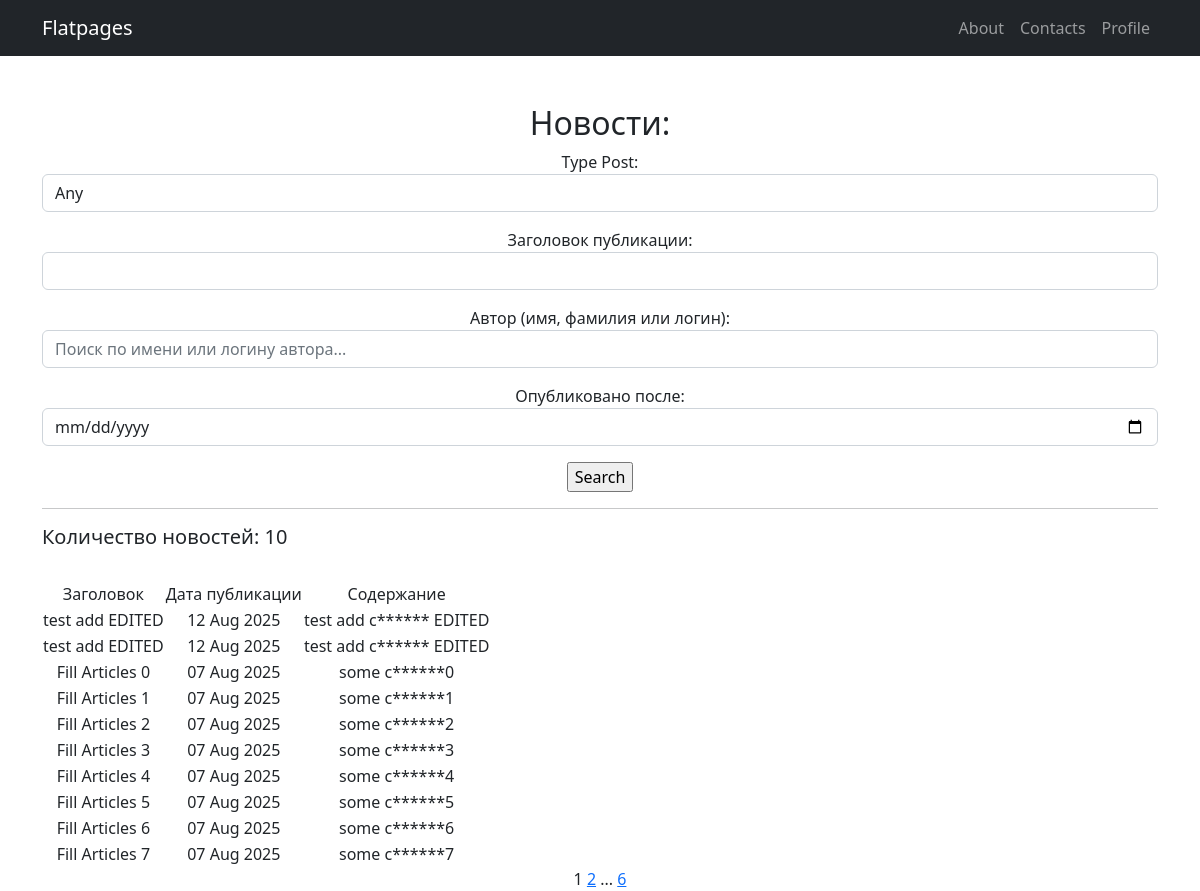
The page /news/search/ on the database as committed earlier.
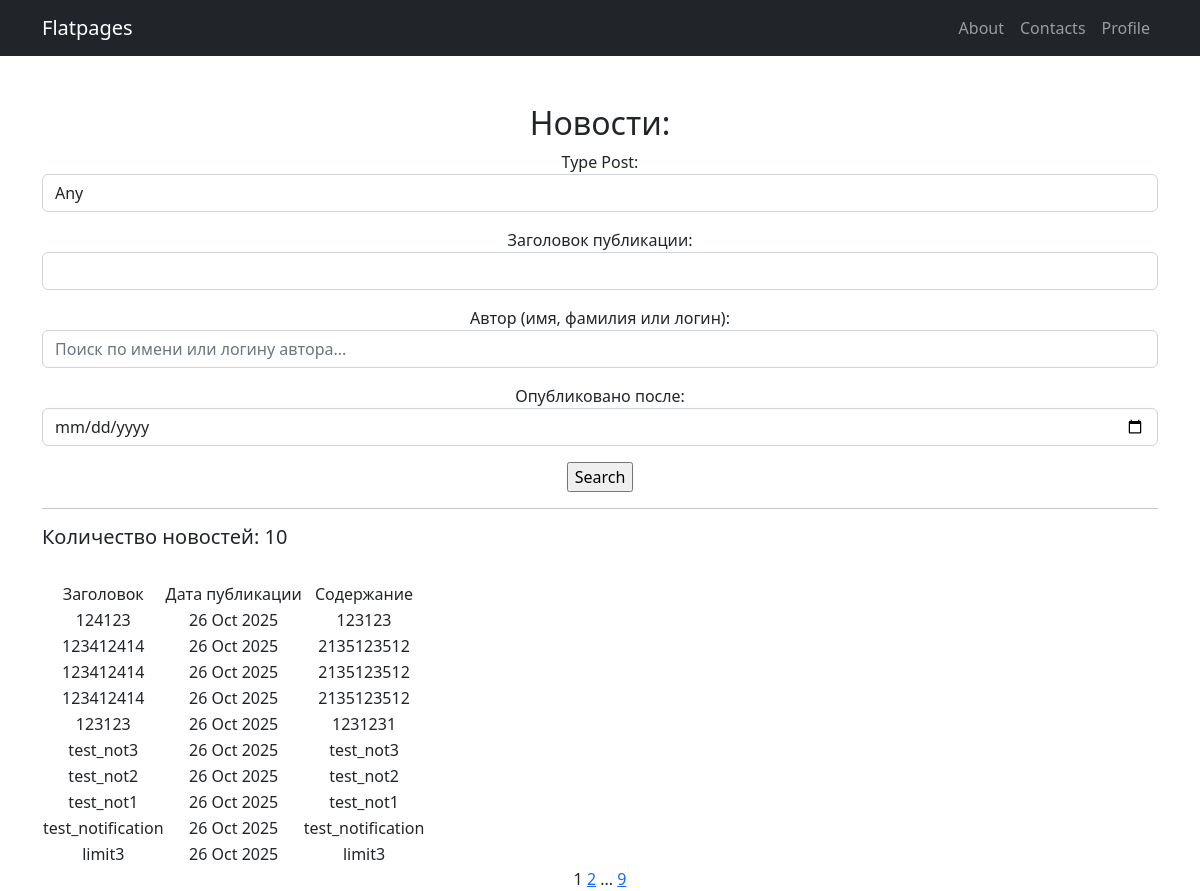
The same page on the database as committed later.
### articles/models.py (models this page shows, shortened)
class Post(models.Model):
    author = models.ForeignKey(Author, on_delete=models.DO_NOTHING, null=True, blank=True)
    type_post = models.CharField(max_length=50, choices=post_types)
    creation = models.DateTimeField(auto_now_add=True)
    category = models.ManyToManyField(Category, through='PostCategory')
    title = models.TextField()
    content = models.TextField()
    rating = models.IntegerField(default=0)

### articles/views.py (the view)
# urls.py: path('news/search/', NewsSearch.as_view(), name='news_search'),
class NewsSearch(ListView):
    queryset = Post.objects.all().order_by('-creation')
    template_name = 'news_search.html'
    context_object_name = 'news'
    paginate_by = 10
    def get_queryset(self):
        queryset = super().get_queryset()
        self.filterset = NewsFilter(self.request.GET, queryset)
        return self.filterset.qs
    def get_context_data(self, **kwargs):
        context = super().get_context_data(**kwargs)
        context['filterset'] = self.filterset
        return context

### articles/templatetags/custom_filters.py (called while the page is built)
@register.filter()
def censorship(text):
    if not isinstance(text, str):
        raise InCorrectInputCensorship
    for word in CENSURED_WORDS:
        if word in text.lower():
            text = text.replace(word, word[0]+(len(word)-1)*'*')
            text = text.replace(word.capitalize(), word[0].upper()+(len(word)-1)*'*')
    return text

### articles/templatetags/custom_tags.py (called while the page is built)
@register.simple_tag(takes_context=True)
def url_replace(context, **kwargs):
    d = context['request'].GET.copy()
    for k,v in kwargs.items():
        d[k] = v
    return d.urlencode()

### templates/news_search.html (shortened to what this page needs)
{% extends 'flatpages/sample.html' %}
{% load custom_filters %}
{% load custom_tags %}
{%block body%}
    <h2>Новости:</h2>
    <form action="" method="get">
        {{ filterset.form.as_p }}
        <input type="submit" value="Search" />
    </form>
    <hr>
    {% if news %}
    <h5 align="left">Количество новостей: {{ news | length }}</h5>
    <br>
        <table>
            <tr>
                <td>Заголовок</td>
                <td>Дата публикации</td>
                <td>Содержание</td>
            </tr>
            {% for new in news %}
            <tr>
                <td>{{ new.title }}</td>
                <td>{{ new.creation | date:'d M Y' }}</td>
                <td>{{ new.content | truncatewords:20 | censorship }}</td>
            </tr>
            {% endfor %}
        </table>
    {% else %}
        <h2>Новостей нет...</h2>
    {% endif %}
    {{ page_obj.number }}
    {% if page_obj.has_next %}
        <a href="?{% url_replace page=page_obj.next_page_number %}">{{ page_obj.next_page_number }}</a>
        {% if page_obj.paginator.num_pages != page_obj.next_page_number %}
            ...
            <a href="?{% url_replace page=page_obj.paginator.num_pages %}">{{ page_obj.paginator.num_pages }}</a>
        {% endif %}
    {% endif %}
{%endblock body%}

Rows that differ between the two databases and show on the page:
no longer on this page (row unchanged): Post: title "test add EDITED", creation "12 Aug 2025", content|censorship "test add c****** EDITED"
no longer on this page (row unchanged): Post: title "test add EDITED", creation "12 Aug 2025", content|censorship "test add c****** EDITED"
no longer on this page (row unchanged): Post: title "Fill Articles 0", creation "07 Aug 2025", content|censorship "some c******0"
no longer on this page (row unchanged): Post: title "Fill Articles 1", creation "07 Aug 2025", content|censorship "some c******1"
no longer on this page (row unchanged): Post: title "Fill Articles 2", creation "07 Aug 2025", content|censorship "some c******2"
no longer on this page (row unchanged): Post: title "Fill Articles 3", creation "07 Aug 2025", content|censorship "some c******3"
no longer on this page (row unchanged): Post: title "Fill Articles 4", creation "07 Aug 2025", content|censorship "some c******4"
no longer on this page (row unchanged): Post: title "Fill Articles 5", creation "07 Aug 2025", content|censorship "some c******5"
no longer on this page (row unchanged): Post: title "Fill Articles 6", creation "07 Aug 2025", content|censorship "some c******6"
no longer on this page (row unchanged): Post: title "Fill Articles 7", creation "07 Aug 2025", content|censorship "some c******7"
added Post: title "124123", creation "26 Oct 2025", content|censorship "123123"
added Post: title "123412414", creation "26 Oct 2025", content|censorship "2135123512"
added Post: title "123412414", creation "26 Oct 2025", content|censorship "2135123512"
added Post: title "123412414", creation "26 Oct 2025", content|censorship "2135123512"
added Post: title "123123", creation "26 Oct 2025", content|censorship "1231231"
added Post: title "test_not3", creation "26 Oct 2025", content|censorship "test_not3"
added Post: title "test_not2", creation "26 Oct 2025", content|censorship "test_not2"
added Post: title "test_not1", creation "26 Oct 2025", content|censorship "test_not1"
added Post: title "test_notification", creation "26 Oct 2025", content|censorship "test_notification"
added Post: title "limit3", creation "26 Oct 2025", content|censorship "limit3"
Other text that changed with them:
{{ page_obj.paginator.num_pages }}: "6" → "9"
